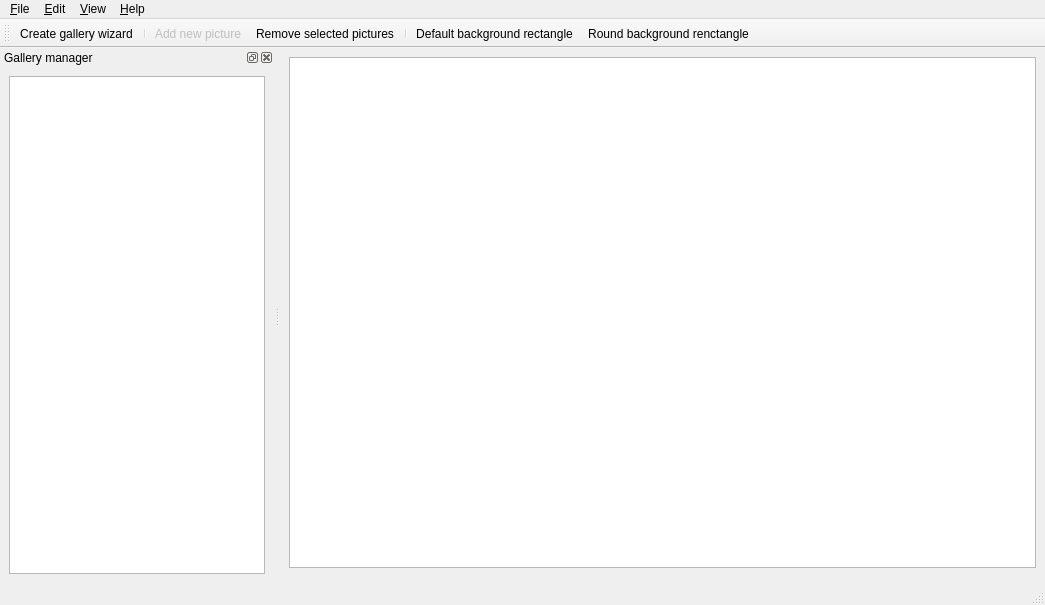
<ui version="4.0" >
 <class>MainWindow</class>
 <widget class="QMainWindow" name="MainWindow" >
  <property name="geometry" >
   <rect>
    <x>0</x>
    <y>0</y>
    <width>1045</width>
    <height>605</height>
   </rect>
  </property>
  <property name="windowIcon" >
   <iconset resource="images.qrc" >:/images/galerist.png</iconset>
  </property>
  <widget class="QWidget" name="centralwidget" >
   <layout class="QGridLayout" >
    <property name="margin" >
     <number>9</number>
    </property>
    <property name="spacing" >
     <number>6</number>
    </property>
    <item row="1" column="1" >
     <widget class="GWidgets::PhotoControl" native="1" name="photoControl" />
    </item>
    <item row="0" column="0" colspan="3" >
     <widget class="GWidgets::PhotoView" name="imageList" />
    </item>
   </layout>
  </widget>
  <widget class="QMenuBar" name="menubar" >
   <property name="geometry" >
    <rect>
     <x>0</x>
     <y>0</y>
     <width>1045</width>
     <height>21</height>
    </rect>
   </property>
   <widget class="QMenu" name="viewMenu" >
    <property name="title" >
     <string>&amp;View</string>
    </property>
    <addaction name="separator" />
    <addaction name="actionDefaultBackground" />
    <addaction name="actionRoundBackground" />
    <addaction name="separator" />
    <addaction name="actionShowProgress" />
    <addaction name="actionHideProgress" />
    <addaction name="separator" />
   </widget>
   <widget class="QMenu" name="menuFile" >
    <property name="title" >
     <string>&amp;File</string>
    </property>
    <addaction name="actionNew" />
    <addaction name="actionRemoveGallery" />
    <addaction name="separator" />
    <addaction name="actionQuit" />
   </widget>
   <widget class="QMenu" name="editMenu" >
    <property name="title" >
     <string>&amp;Edit</string>
    </property>
    <widget class="QMenu" name="menuSelection" >
     <property name="title" >
      <string>&amp;Selection</string>
     </property>
     <addaction name="actionSelectAll" />
     <addaction name="actionDeselectAll" />
     <addaction name="actionInvertSelection" />
    </widget>
    <addaction name="actionAdd" />
    <addaction name="actionPreview" />
    <addaction name="actionRename" />
    <addaction name="actionDescribe" />
    <addaction name="actionRemove" />
    <addaction name="separator" />
    <addaction name="menuSelection" />
    <addaction name="separator" />
    <addaction name="actionConfiguration" />
   </widget>
   <widget class="QMenu" name="helpMenu" >
    <property name="title" >
     <string>&amp;Help</string>
    </property>
    <addaction name="actionAbout" />
    <addaction name="actionAboutQt" />
    <addaction name="actionUpdate" />
   </widget>
   <addaction name="menuFile" />
   <addaction name="editMenu" />
   <addaction name="viewMenu" />
   <addaction name="helpMenu" />
  </widget>
  <widget class="QStatusBar" name="statusbar" />
  <widget class="QDockWidget" name="galleryDock" >
   <property name="windowTitle" >
    <string>Gallery manager</string>
   </property>
   <attribute name="dockWidgetArea" >
    <number>1</number>
   </attribute>
   <widget class="QWidget" name="dockWidgetContents" >
    <layout class="QGridLayout" >
     <property name="margin" >
      <number>9</number>
     </property>
     <property name="spacing" >
      <number>6</number>
     </property>
     <item row="0" column="0" >
      <widget class="GWidgets::GalleryTreeView" name="albumView" >
       <property name="editTriggers" >
        <set>QAbstractItemView::DoubleClicked|QAbstractItemView::EditKeyPressed|QAbstractItemView::NoEditTriggers</set>
       </property>
       <property name="alternatingRowColors" >
        <bool>true</bool>
       </property>
       <property name="iconSize" >
        <size>
         <width>22</width>
         <height>22</height>
        </size>
       </property>
       <property name="rootIsDecorated" >
        <bool>false</bool>
       </property>
       <property name="itemsExpandable" >
        <bool>false</bool>
       </property>
      </widget>
     </item>
    </layout>
   </widget>
  </widget>
  <widget class="QToolBar" name="mainBar" >
   <property name="orientation" >
    <enum>Qt::Horizontal</enum>
   </property>
   <attribute name="toolBarArea" >
    <number>4</number>
   </attribute>
   <addaction name="actionNew" />
   <addaction name="separator" />
   <addaction name="actionAdd" />
   <addaction name="actionRemove" />
   <addaction name="separator" />
   <addaction name="actionDefaultBackground" />
   <addaction name="actionRoundBackground" />
  </widget>
  <action name="actionAbout" >
   <property name="icon" >
    <iconset resource="images.qrc" >:/images/galerist.png</iconset>
   </property>
  </action>
  <action name="actionAboutQt" >
   <property name="icon" >
    <iconset resource="images.qrc" >:/images/qt.png</iconset>
   </property>
   <property name="text" >
    <string>About &amp;Qt</string>
   </property>
  </action>
  <action name="actionQuit" >
   <property name="icon" >
    <iconset resource="images.qrc" >:/images/exit.png</iconset>
   </property>
   <property name="text" >
    <string>&amp;Quit</string>
   </property>
   <property name="statusTip" >
    <string>Quits the Galerist.</string>
   </property>
  </action>
  <action name="actionNew" >
   <property name="icon" >
    <iconset resource="images.qrc" >:/images/new.png</iconset>
   </property>
   <property name="text" >
    <string>&amp;Create gallery wizard</string>
   </property>
   <property name="iconText" >
    <string>Create gallery wizard</string>
   </property>
   <property name="toolTip" >
    <string>Create gallery wizard</string>
   </property>
   <property name="statusTip" >
    <string>Create a new gallery with the wizard.</string>
   </property>
  </action>
  <action name="actionDefaultBackground" >
   <property name="checkable" >
    <bool>true</bool>
   </property>
   <property name="icon" >
    <iconset resource="images.qrc" >:/images/default-rect.png</iconset>
   </property>
   <property name="text" >
    <string>&amp;Default background rectangle</string>
   </property>
   <property name="statusTip" >
    <string>Adds the default background rectangles.</string>
   </property>
  </action>
  <action name="actionRoundBackground" >
   <property name="checkable" >
    <bool>true</bool>
   </property>
   <property name="icon" >
    <iconset resource="images.qrc" >:/images/round-rect.png</iconset>
   </property>
   <property name="text" >
    <string>&amp;Round background renctangle</string>
   </property>
   <property name="statusTip" >
    <string>Adds the rounded background rectangles.</string>
   </property>
  </action>
  <action name="actionAdd" >
   <property name="enabled" >
    <bool>false</bool>
   </property>
   <property name="icon" >
    <iconset resource="images.qrc" >:/images/add.png</iconset>
   </property>
   <property name="text" >
    <string>&amp;Add new picture</string>
   </property>
   <property name="statusTip" >
    <string>Adds an individual picture to the selected gallery.</string>
   </property>
  </action>
  <action name="actionRemove" >
   <property name="icon" >
    <iconset resource="images.qrc" >:/images/remove.png</iconset>
   </property>
   <property name="text" >
    <string>&amp;Remove selected pictures</string>
   </property>
   <property name="statusTip" >
    <string>Removes the selected pictures.</string>
   </property>
   <property name="shortcut" >
    <string/>
   </property>
  </action>
  <action name="actionShowProgress" >
   <property name="checkable" >
    <bool>true</bool>
   </property>
   <property name="checked" >
    <bool>false</bool>
   </property>
   <property name="enabled" >
    <bool>true</bool>
   </property>
   <property name="icon" >
    <iconset resource="images.qrc" >:/images/show-progress.png</iconset>
   </property>
   <property name="text" >
    <string>&amp;Show progress dialog</string>
   </property>
  </action>
  <action name="actionHideProgress" >
   <property name="checkable" >
    <bool>true</bool>
   </property>
   <property name="enabled" >
    <bool>true</bool>
   </property>
   <property name="icon" >
    <iconset resource="images.qrc" >:/images/hide-progress.png</iconset>
   </property>
   <property name="text" >
    <string>&amp;Hide progress dialog</string>
   </property>
  </action>
  <action name="actionConfiguration" >
   <property name="icon" >
    <iconset resource="images.qrc" >:/images/configure.png</iconset>
   </property>
   <property name="text" >
    <string>&amp;Configuration</string>
   </property>
  </action>
  <action name="actionPreview" >
   <property name="icon" >
    <iconset resource="images.qrc" >:/images/zommselect.png</iconset>
   </property>
   <property name="text" >
    <string>Preview</string>
   </property>
  </action>
  <action name="actionRename" >
   <property name="icon" >
    <iconset resource="images.qrc" >:/images/rename.png</iconset>
   </property>
   <property name="text" >
    <string>Rename</string>
   </property>
  </action>
  <action name="actionDescribe" >
   <property name="icon" >
    <iconset resource="images.qrc" >:/images/describe.png</iconset>
   </property>
   <property name="text" >
    <string>Describe</string>
   </property>
  </action>
  <action name="actionSelectAll" >
   <property name="enabled" >
    <bool>false</bool>
   </property>
   <property name="text" >
    <string>Select all</string>
   </property>
  </action>
  <action name="actionDeselectAll" >
   <property name="enabled" >
    <bool>false</bool>
   </property>
   <property name="text" >
    <string>Deselect all</string>
   </property>
  </action>
  <action name="actionInvertSelection" >
   <property name="enabled" >
    <bool>false</bool>
   </property>
   <property name="text" >
    <string>Invert selection</string>
   </property>
  </action>
  <action name="actionRemoveGallery" >
   <property name="enabled" >
    <bool>false</bool>
   </property>
   <property name="icon" >
    <iconset resource="images.qrc" >:/images/remove.png</iconset>
   </property>
   <property name="text" >
    <string>Remove gallery</string>
   </property>
  </action>
  <action name="actionUpdate" >
   <property name="enabled" >
    <bool>false</bool>
   </property>
   <property name="icon" >
    <iconset resource="images.qrc" >:/images/upgrade.png</iconset>
   </property>
   <property name="text" >
    <string>Check for &amp;updates</string>
   </property>
  </action>
 </widget>
 <customwidgets>
  <customwidget>
   <class>GWidgets::GalleryTreeView</class>
   <extends>QTreeView</extends>
   <header>widgets/gallerytreeview.h</header>
  </customwidget>
  <customwidget>
   <class>GWidgets::PhotoView</class>
   <extends>QGraphicsView</extends>
   <header>widgets/photoview.h</header>
  </customwidget>
  <customwidget>
   <class>GWidgets::PhotoControl</class>
   <extends>QWidget</extends>
   <header>widgets/photocontrol.h</header>
  </customwidget>
 </customwidgets>
 <resources>
  <include location="images.qrc" />
 </resources>
 <connections/>
</ui>
